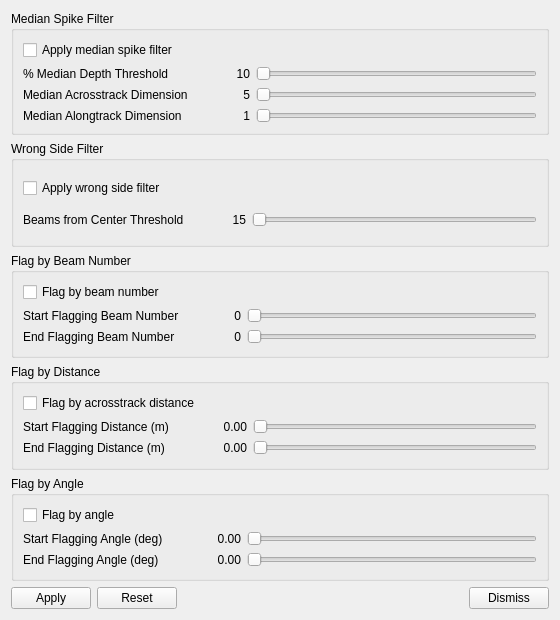
<?xml version="1.0" encoding="UTF-8"?>
<!--
  mbedit_filters.ui - Controls > Filters of the swath editor (mbedit's bulletinBoard_filters).
  Loaded at runtime by deps/src/mbedit/mbedit_window.cpp. Each slider has a <name>Value label;
  the slider ranges are set from the loaded data (mbedit_get_filters), as in mbedit. Distance
  and angle sliders run in hundredths (two decimals).
-->
<ui version="4.0">
 <class>MbEditFiltersDialog</class>
 <widget class="QDialog" name="MbEditFiltersDialog">
  <property name="geometry">
   <rect><x>0</x><y>0</y><width>560</width><height>620</height></rect>
  </property>
  <property name="windowTitle">
   <string>MBedit - Filters</string>
  </property>
  <layout class="QVBoxLayout" name="mainLayout">
   <item>
    <widget class="QGroupBox" name="medianGroup">
     <property name="title"><string>Median Spike Filter</string></property>
     <layout class="QGridLayout" name="medianGrid">
      <item row="0" column="0" colspan="3">
       <widget class="QCheckBox" name="medianCheck">
        <property name="toolTip"><string>Flag soundings that depart from the local median depth by more than the threshold</string></property>
        <property name="text"><string>Apply median spike filter</string></property>
       </widget>
      </item>
      <item row="1" column="0">
       <widget class="QLabel" name="medianThresholdLabel"><property name="text"><string>% Median Depth Threshold</string></property></widget>
      </item>
      <item row="1" column="1">
       <widget class="QLabel" name="medianThresholdSliderValue">
        <property name="minimumSize"><size><width>56</width><height>0</height></size></property>
        <property name="alignment"><set>Qt::AlignRight|Qt::AlignVCenter</set></property>
        <property name="text"><string>10</string></property>
       </widget>
      </item>
      <item row="1" column="2">
       <widget class="QSlider" name="medianThresholdSlider">
        <property name="orientation"><enum>Qt::Horizontal</enum></property>
       </widget>
      </item>
      <item row="2" column="0">
       <widget class="QLabel" name="medianXtrackLabel"><property name="text"><string>Median Acrosstrack Dimension</string></property></widget>
      </item>
      <item row="2" column="1">
       <widget class="QLabel" name="medianXtrackSliderValue">
        <property name="alignment"><set>Qt::AlignRight|Qt::AlignVCenter</set></property>
        <property name="text"><string>5</string></property>
       </widget>
      </item>
      <item row="2" column="2">
       <widget class="QSlider" name="medianXtrackSlider">
        <property name="toolTip"><string>Beams across track in the median window (kept odd)</string></property>
        <property name="orientation"><enum>Qt::Horizontal</enum></property>
       </widget>
      </item>
      <item row="3" column="0">
       <widget class="QLabel" name="medianLtrackLabel"><property name="text"><string>Median Alongtrack Dimension</string></property></widget>
      </item>
      <item row="3" column="1">
       <widget class="QLabel" name="medianLtrackSliderValue">
        <property name="alignment"><set>Qt::AlignRight|Qt::AlignVCenter</set></property>
        <property name="text"><string>1</string></property>
       </widget>
      </item>
      <item row="3" column="2">
       <widget class="QSlider" name="medianLtrackSlider">
        <property name="toolTip"><string>Pings along track in the median window (kept odd)</string></property>
        <property name="orientation"><enum>Qt::Horizontal</enum></property>
       </widget>
      </item>
     </layout>
    </widget>
   </item>
   <item>
    <widget class="QGroupBox" name="wrongsideGroup">
     <property name="title"><string>Wrong Side Filter</string></property>
     <layout class="QGridLayout" name="wrongsideGrid">
      <item row="0" column="0" colspan="3">
       <widget class="QCheckBox" name="wrongsideCheck">
        <property name="toolTip"><string>Flag port beams that land to starboard and starboard beams that land to port</string></property>
        <property name="text"><string>Apply wrong side filter</string></property>
       </widget>
      </item>
      <item row="1" column="0">
       <widget class="QLabel" name="wrongsideLabel"><property name="text"><string>Beams from Center Threshold</string></property></widget>
      </item>
      <item row="1" column="1">
       <widget class="QLabel" name="wrongsideSliderValue">
        <property name="minimumSize"><size><width>56</width><height>0</height></size></property>
        <property name="alignment"><set>Qt::AlignRight|Qt::AlignVCenter</set></property>
        <property name="text"><string>15</string></property>
       </widget>
      </item>
      <item row="1" column="2">
       <widget class="QSlider" name="wrongsideSlider">
        <property name="orientation"><enum>Qt::Horizontal</enum></property>
       </widget>
      </item>
     </layout>
    </widget>
   </item>
   <item>
    <widget class="QGroupBox" name="cutbeamGroup">
     <property name="title"><string>Flag by Beam Number</string></property>
     <layout class="QGridLayout" name="cutbeamGrid">
      <item row="0" column="0" colspan="3">
       <widget class="QCheckBox" name="cutbeamCheck">
        <property name="toolTip"><string>Flag the beams between Start and End (or outside them, when Start is past End)</string></property>
        <property name="text"><string>Flag by beam number</string></property>
       </widget>
      </item>
      <item row="1" column="0">
       <widget class="QLabel" name="cutbeamStartLabel"><property name="text"><string>Start Flagging Beam Number</string></property></widget>
      </item>
      <item row="1" column="1">
       <widget class="QLabel" name="cutbeamStartSliderValue">
        <property name="minimumSize"><size><width>56</width><height>0</height></size></property>
        <property name="alignment"><set>Qt::AlignRight|Qt::AlignVCenter</set></property>
        <property name="text"><string>0</string></property>
       </widget>
      </item>
      <item row="1" column="2">
       <widget class="QSlider" name="cutbeamStartSlider">
        <property name="orientation"><enum>Qt::Horizontal</enum></property>
       </widget>
      </item>
      <item row="2" column="0">
       <widget class="QLabel" name="cutbeamEndLabel"><property name="text"><string>End Flagging Beam Number</string></property></widget>
      </item>
      <item row="2" column="1">
       <widget class="QLabel" name="cutbeamEndSliderValue">
        <property name="alignment"><set>Qt::AlignRight|Qt::AlignVCenter</set></property>
        <property name="text"><string>0</string></property>
       </widget>
      </item>
      <item row="2" column="2">
       <widget class="QSlider" name="cutbeamEndSlider">
        <property name="orientation"><enum>Qt::Horizontal</enum></property>
       </widget>
      </item>
     </layout>
    </widget>
   </item>
   <item>
    <widget class="QGroupBox" name="cutdistGroup">
     <property name="title"><string>Flag by Distance</string></property>
     <layout class="QGridLayout" name="cutdistGrid">
      <item row="0" column="0" colspan="3">
       <widget class="QCheckBox" name="cutdistCheck">
        <property name="toolTip"><string>Flag soundings whose acrosstrack distance is between Start and End (or outside them, when Start is past End)</string></property>
        <property name="text"><string>Flag by acrosstrack distance</string></property>
       </widget>
      </item>
      <item row="1" column="0">
       <widget class="QLabel" name="cutdistStartLabel"><property name="text"><string>Start Flagging Distance (m)</string></property></widget>
      </item>
      <item row="1" column="1">
       <widget class="QLabel" name="cutdistStartSliderValue">
        <property name="minimumSize"><size><width>72</width><height>0</height></size></property>
        <property name="alignment"><set>Qt::AlignRight|Qt::AlignVCenter</set></property>
        <property name="text"><string>0.00</string></property>
       </widget>
      </item>
      <item row="1" column="2">
       <widget class="QSlider" name="cutdistStartSlider">
        <property name="orientation"><enum>Qt::Horizontal</enum></property>
       </widget>
      </item>
      <item row="2" column="0">
       <widget class="QLabel" name="cutdistEndLabel"><property name="text"><string>End Flagging Distance (m)</string></property></widget>
      </item>
      <item row="2" column="1">
       <widget class="QLabel" name="cutdistEndSliderValue">
        <property name="alignment"><set>Qt::AlignRight|Qt::AlignVCenter</set></property>
        <property name="text"><string>0.00</string></property>
       </widget>
      </item>
      <item row="2" column="2">
       <widget class="QSlider" name="cutdistEndSlider">
        <property name="orientation"><enum>Qt::Horizontal</enum></property>
       </widget>
      </item>
     </layout>
    </widget>
   </item>
   <item>
    <widget class="QGroupBox" name="cutangleGroup">
     <property name="title"><string>Flag by Angle</string></property>
     <layout class="QGridLayout" name="cutangleGrid">
      <item row="0" column="0" colspan="3">
       <widget class="QCheckBox" name="cutangleCheck">
        <property name="toolTip"><string>Flag soundings whose angle from vertical is between Start and End (or outside them, when Start is past End)</string></property>
        <property name="text"><string>Flag by angle</string></property>
       </widget>
      </item>
      <item row="1" column="0">
       <widget class="QLabel" name="cutangleStartLabel"><property name="text"><string>Start Flagging Angle (deg)</string></property></widget>
      </item>
      <item row="1" column="1">
       <widget class="QLabel" name="cutangleStartSliderValue">
        <property name="minimumSize"><size><width>72</width><height>0</height></size></property>
        <property name="alignment"><set>Qt::AlignRight|Qt::AlignVCenter</set></property>
        <property name="text"><string>0.00</string></property>
       </widget>
      </item>
      <item row="1" column="2">
       <widget class="QSlider" name="cutangleStartSlider">
        <property name="orientation"><enum>Qt::Horizontal</enum></property>
       </widget>
      </item>
      <item row="2" column="0">
       <widget class="QLabel" name="cutangleEndLabel"><property name="text"><string>End Flagging Angle (deg)</string></property></widget>
      </item>
      <item row="2" column="1">
       <widget class="QLabel" name="cutangleEndSliderValue">
        <property name="alignment"><set>Qt::AlignRight|Qt::AlignVCenter</set></property>
        <property name="text"><string>0.00</string></property>
       </widget>
      </item>
      <item row="2" column="2">
       <widget class="QSlider" name="cutangleEndSlider">
        <property name="orientation"><enum>Qt::Horizontal</enum></property>
       </widget>
      </item>
     </layout>
    </widget>
   </item>
   <item>
    <layout class="QHBoxLayout" name="buttonRow">
     <item>
      <widget class="QPushButton" name="applyButton">
       <property name="toolTip"><string>Filter every ping in the buffer with the settings above</string></property>
       <property name="text"><string>Apply</string></property>
       <property name="autoDefault"><bool>false</bool></property>
      </widget>
     </item>
     <item>
      <widget class="QPushButton" name="resetButton">
       <property name="toolTip"><string>Put the controls back to the filter settings in use</string></property>
       <property name="text"><string>Reset</string></property>
       <property name="autoDefault"><bool>false</bool></property>
      </widget>
     </item>
     <item>
      <spacer name="buttonSpacer">
       <property name="orientation"><enum>Qt::Horizontal</enum></property>
       <property name="sizeHint" stdset="0"><size><width>20</width><height>10</height></size></property>
      </spacer>
     </item>
     <item>
      <widget class="QPushButton" name="dismissButton">
       <property name="text"><string>Dismiss</string></property>
       <property name="autoDefault"><bool>false</bool></property>
      </widget>
     </item>
    </layout>
   </item>
  </layout>
 </widget>
 <resources/>
 <connections/>
</ui>
